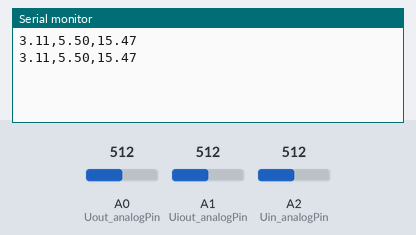
The sketch below on a simulated Arduino Uno, built with avr-gcc and run on an emulated ATmega328P. Shown: the last lines printed to the serial monitor. Inputs (shaded band) come from the test bench; at power-on: A0 (Uout_analogPin) = 512, A1 (Uiout_analogPin) = 512, A2 (Uin_analogPin) = 512.

Above: at 1.8 s.
1.9 s: A0 (Uout_analogPin) set to 716
At 2.4 s:
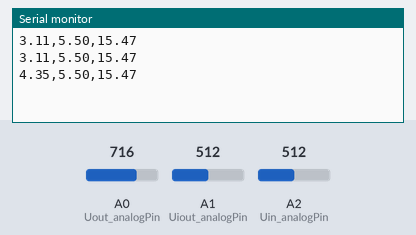
6.0 s: A1 (Uiout_analogPin) set to 716
At 6.8 s:
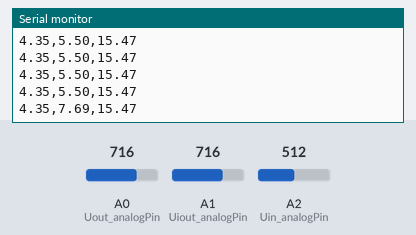
10.1 s: A2 (Uin_analogPin) set to 716
At 10.1 s:
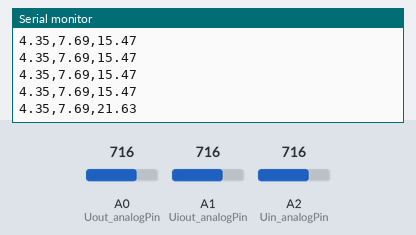
11.6 s: A0 (Uout_analogPin) set to 900
At 12.8 s:
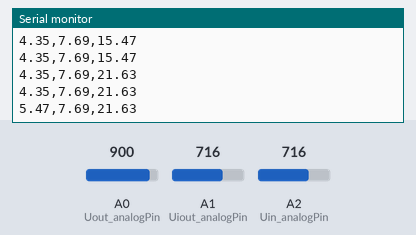
13.1 s: A1 (Uiout_analogPin) set to 900
At 13.1 s:
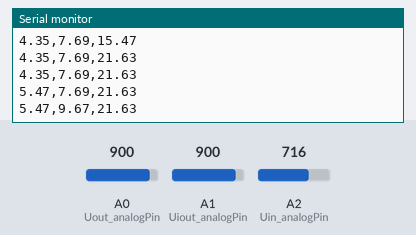
14.6 s: A2 (Uin_analogPin) set to 900
At 15.4 s:
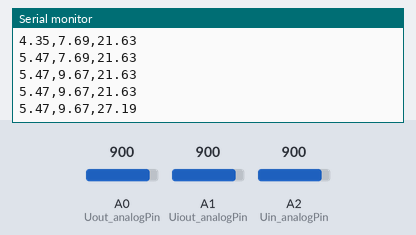
Timing chart, 0 to 17.1 s (numbered marks = the images above; inputs shaded):
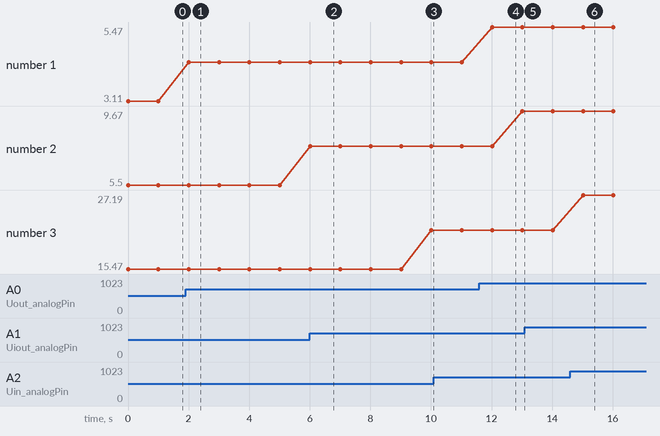

The sketch:

sketch_may03a_ADC_AQ.ino
```cpp
int Uout_analogPin = 0;
int Uiout_analogPin = 1;
int Uin_analogPin = 2;


int val = 0;           // variable to store the value read
float Uout, Uiout, Iout, Uin;

void setup()
{
  Serial.begin(9600);          //  setup serial
  analogReference(INTERNAL);   // Uref int = 1,1 V

pinMode(A0, INPUT);  // be sure to define the ADC pind as input WITHOUT pullup INPUT_PULLUP
pinMode(A1, INPUT);
pinMode(A2, INPUT);
pinMode(A3, INPUT);
pinMode(A4, INPUT);
pinMode(A5, INPUT);

PORTC = 0;  // all PORTC pins low, because no pullup for A0..A5
}


void loop()
{
  val = analogRead(Uout_analogPin);    // read the input pin
  Uout = val * 1.1 / 1024;  //  internal reference 1.1 V
  Uout = Uout * 5.662;   //  old: 5.7/1.0 ;  // voltage divider 4k7 and 1k0
//  Serial.print("val = ");
//  Serial.print(val);             // debug value
//  Serial.print(" Uout(V): ");
  Serial.print(Uout);
  // resolution is 0.006 V
  delay(100);

  val = analogRead(Uiout_analogPin);    // read the input pin
  Uiout = val * 1.1 / 1024;  //  internal reference 1.1 V
  Iout = Uiout * 10.000 ;  // shunt resistor 0,1 Ohm (5 %) means 0.1 V = 1000 mA
                        // measured resistance approx 0.105??? Ohm
//  Serial.print("val = ");
//  Serial.print(val);             // debug value
//  Serial.print(" Uiout(V): ");
//  Serial.println(Uiout);
//  Serial.print(" Iout(A): ");
  Serial.print(",");
  Serial.print(Iout);
  // resolution is 0.01 A
  delay(100);

  val = analogRead(Uin_analogPin);    // read the input pin
  Uin  = val * 1.1 / 1024;  //  internal reference 1.1 V
  Uin  = Uin * 28.120 ; // old  28.4/1.00 ;  // voltage divider 27.4 k and 1k0
//  Serial.print("val = ");
//  Serial.print(val);             // debug value
//  Serial.print(" Uin(V): ");
  Serial.print(",");
  Serial.println(Uin);
  // resolution is 0.03 V
//  delay(100);


//  Serial.println("------------");             // debug value
  delay(800);

}
```

Measured:
- after the input at 1.9 s, the serial monitor: prints a new line after 0.10 s (image 1)
- after the input at 6.0 s, the serial monitor: prints a new line at once (image 2)
- after the input at 11.6 s, the serial monitor: prints a new line after 0.42 s (image 4)
- after the input at 14.6 s, the serial monitor: prints a new line after 0.42 s (image 6)
- plotted number 1: 3.11 → 4.35 after the input at 1.9 s, 4.35 → 5.47 after the input at 11.6 s
- plotted number 2: 5.5 → 7.69 after the input at 6.0 s, 7.69 → 9.67 after the input at 11.6 s
- plotted number 3: 15.47 → 21.63 after the input at 6.0 s, 21.63 → 27.19 after the input at 14.6 s
